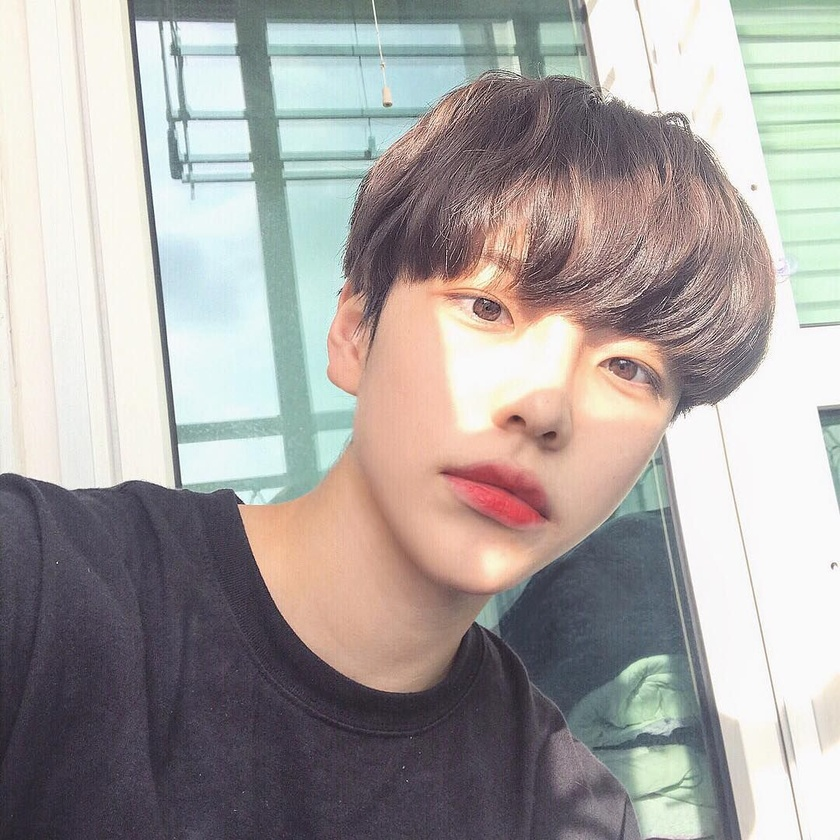
#> input picture dataset/boy1.jpg, 840 x 840 px, shrunk from 1080 x 1080 before the run, found by its file name
$ jupyter execute --allow-errors sharpbc.ipynb   (shell and % lines are left out)
#> lines starting #> are read from the running program, lines starting #| are printed output that depends on the picture
[cell 1]
import boto3
import csv
import re
import os
region='us-east-1'
with open("shar_accessKeys.csv","r") as input:
#> (reads shar_accessKeys.csv from the repository)
    next(input)
    reader=csv.reader(input)
    for line in reader:
        accesskey=line[0]
        secretkey=line[1]
photo='dataset/korf1.jpg'
#> (the rest of this cell did not finish here and is left out)

[cell 2]
from PIL import Image, ImageEnhance
basepath = 'C:/Users/sshar/testingbias/dataset/'
import csv
listofsbc=[]
listfsbc=[]
listmsbc=[]
y=-1
j=-1
cor=-1
genlist=[]
with open("verify.csv","r") as input:
#> (reads verify.csv from the repository)
    next(input)
    reader=csv.reader(input)
    for line in reader:
        gen=line[0]
        genlist.append(gen)
#> further down, im is the input picture: PIL image 840x840 RGB; mean R, G, B 168.4, 163.5, 161
print(genlist[0])
#> (the rest of this cell did not finish here and is left out)

[cell 3]
print(listmsbc)

[cell 4]
from collections.abc import Mapping
import matplotlib.pyplot as plt
from mpl_toolkits import mplot3d
fig = plt.figure()
l1=[]
l2=[]
l3=[]
ax = plt.axes(projection='3d')
#> (the rest of this cell did not finish here and is left out)

[cell 5]
for li in listfsbc:
    print(li)

[cell 6]
for li in listfsbc:
    for li2 in li:
        for dictionkey,dictionval in li2.items():
            if dictionval[0]=='1':
                dictionval[1]=100-dictionval[1]

[cell 7]
from collections.abc import Mapping
import matplotlib.pyplot as plt
from mpl_toolkits import mplot3d
fig = plt.figure()
ax = fig.add_subplot(111, projection='3d')
l1=[]
l2=[]
l3=[]
l4=[]
ax = plt.axes(projection='3d')
for li in listfsbc:
    for li2 in li:
        for dictionkey,dictionval in li2.items():
            l1.append(dictionkey[0])
            l2.append(dictionkey[1])
            l3.append(dictionkey[2])
            l4.append(dictionval[1])


#ax.scatter3D(l1, l2, l3, 'gray')
#ax.plot(l1, l2, l3, 'gray')
img = ax.scatter(l1, l2, l3, c=l4, cmap='plasma')
fig.colorbar(img)
plt.show()
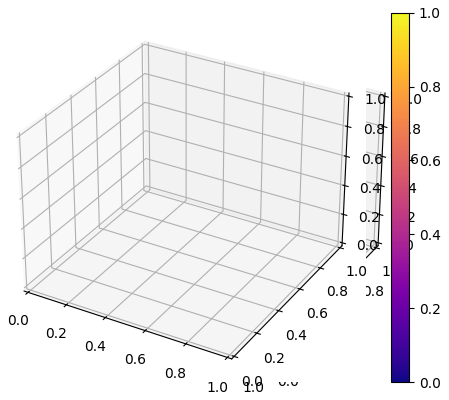
#> figure drawn by matplotlib, 2 panels

[cell 8]
i=0
for q in listfsbc:
    i=i+1
    print(q)

[cell 9]
from PIL import Image, ImageEnhance
basepath = 'C:/Users/sshar/testingbias/dataset/'
import csv
listofbrightcbs=[]
listfcbs=[]
listmcbs=[]
y=-1
j=-1
cor=-1
genlist=[]
with open("verify.csv","r") as input:
    next(input)
    reader=csv.reader(input)
    for line in reader:
        gen=line[0]
        genlist.append(gen)
#> `im_output = enhancer.enhance(x)`:
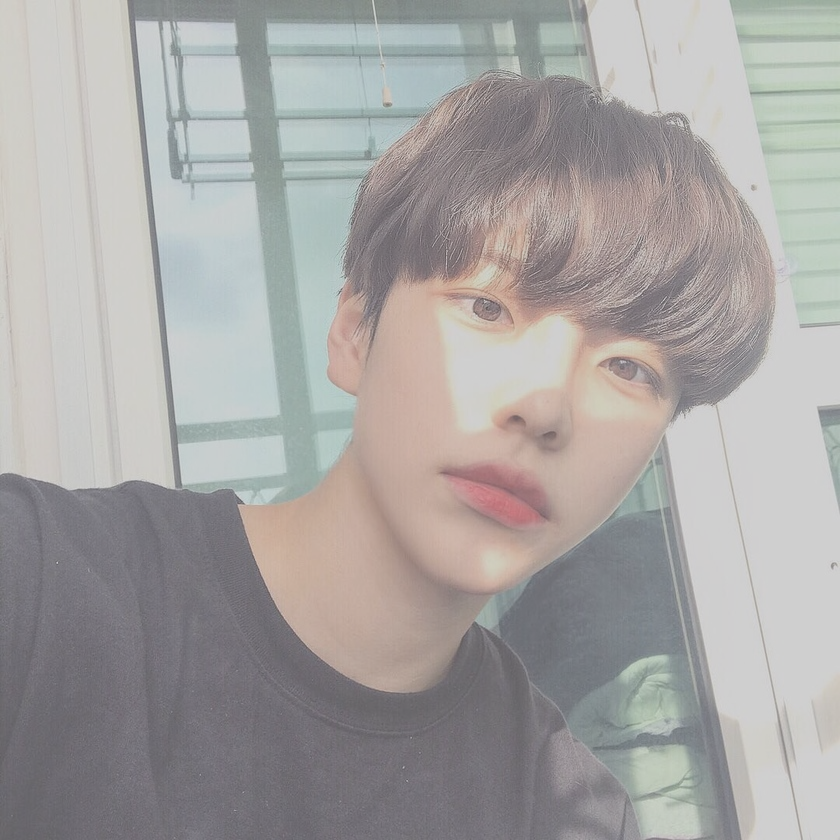
#> im_output: PIL image 840x840 RGB; mean R, G, B 166.4, 164, 162.8
print(genlist[0])
#> (the rest of this cell did not finish here and is left out)

[cell 10]
for li in listmsbc:
    for li2 in li:
        for dictionkey,dictionval in li2.items():
            if dictionval:
                if dictionval[0]=='1':
                    dictionval[1]=100-dictionval[1]
#> this loop made 0 passes

[cell 11]
from collections.abc import Mapping
import matplotlib.pyplot as plt
from mpl_toolkits import mplot3d
fig = plt.figure()
ax = fig.add_subplot(111, projection='3d')
l1=[]
l2=[]
l3=[]
l4=[]
ax = plt.axes(projection='3d')
for li in listmsbc:
    for li2 in li:
        for dictionkey,dictionval in li2.items():
            if dictionval:
                l1.append(dictionkey[0])
                l2.append(dictionkey[1])
                l3.append(dictionkey[2])
                l4.append(dictionval[1])
#> after the loop, l1 = []; l2 = []; l3 = []; l4 = []


#ax.scatter3D(l1, l2, l3, 'gray')
#ax.plot(l1, l2, l3, 'gray')
img = ax.scatter(l1, l2, l3, c=l4, cmap=plt.hot())
fig.colorbar(img)
plt.show()
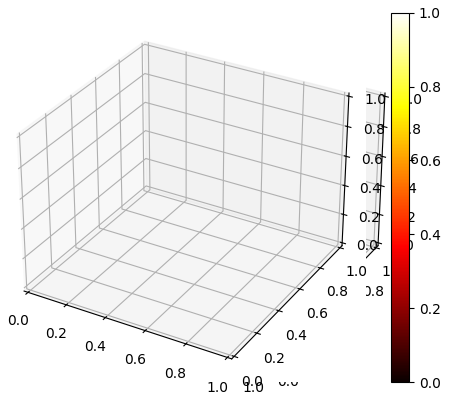
#> figure drawn by matplotlib, 2 panels
